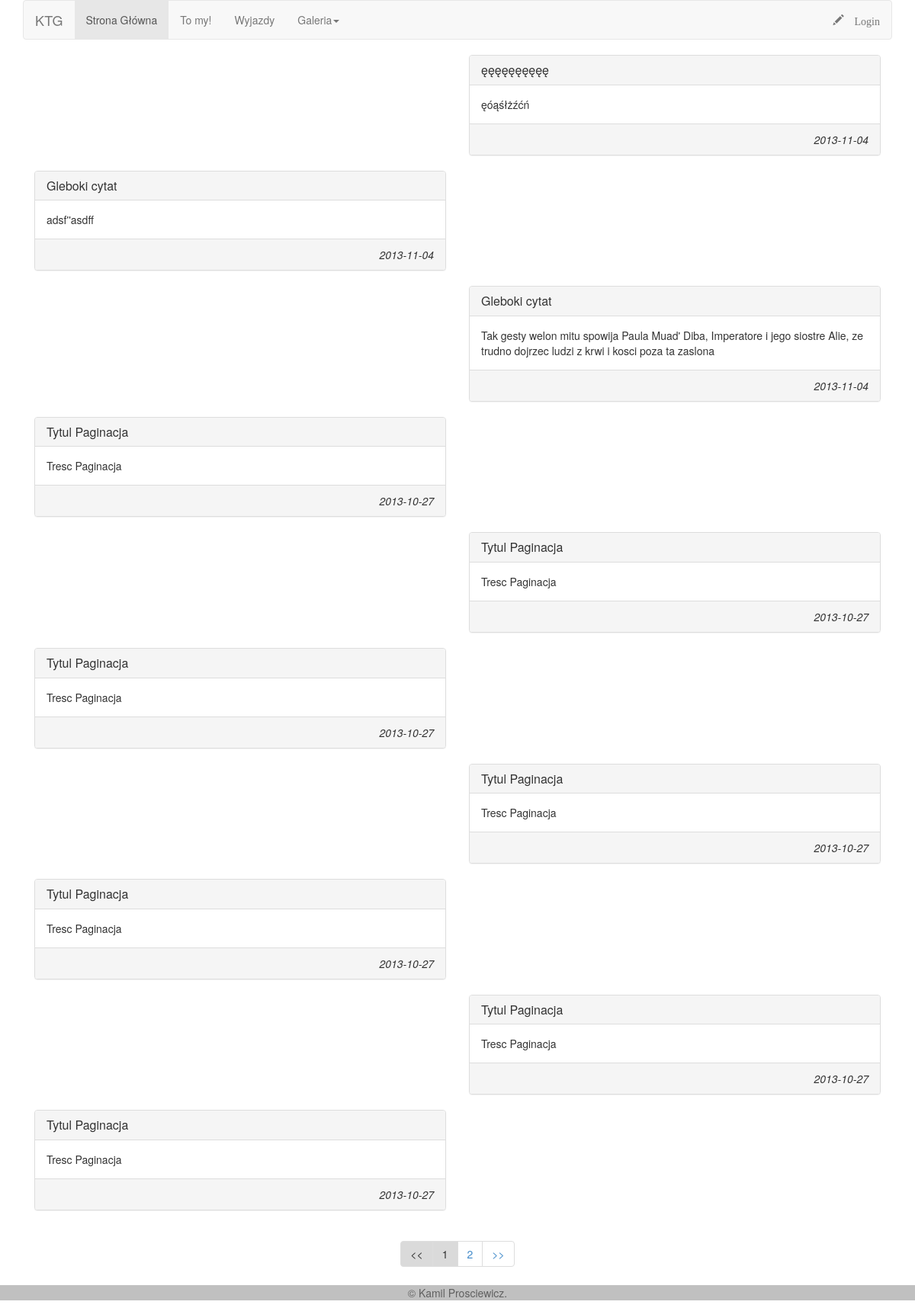
The page / on the database its author committed.
### tables this page shows
CREATE TABLE IF NOT EXISTS `posts` (
  `id` int(10) unsigned NOT NULL AUTO_INCREMENT,
  `tytul` text NOT NULL,
  `tresc` text NOT NULL,
  `created` date NOT NULL,
  PRIMARY KEY (`id`)
);

### index.php (the view, shortened to what this page needs)
<?php
require 'dbConn.inc.php';
?>
<!DOCTYPE html>
<html lang="en">
  <head>
    <link href="bootstrap/dist/css/bootstrap.css" rel="stylesheet">
    <link href="style.css" rel="stylesheet">
  </head>
  <body>
    <div class="container">
    <?php require 'header.php'; ?>
	<?php
	$tbl_name="posts";
	$adjacents = 2;
	$zapytanie = $pdo->query("SELECT * FROM posts");
    $total_pages = $zapytanie->rowCount();
	$targetpage = "index.php";
	$limit = 10;
	$page = $_GET['page'];
	if($page)
		$start = ($page - 1) * $limit;
	else
		$start = 0;
	$posts = $pdo->query("SELECT * FROM $tbl_name ORDER BY id DESC LIMIT $start, $limit");
	$prev = $page - 1;
	$next = $page + 1;
	$lastpage = ceil($total_pages/$limit);
	$pagination = "";
	if($lastpage > 1)
	{
		$pagination .= "<ul class=\"pagination\">";
		if ($page > 1)
			$pagination.= "<li><a href=\"$targetpage?page=$prev\"> << </a></li>";
		else
			$pagination.= "<li><span class=\"disabled\"> << </span></li>";
		if ($lastpage < 7 + ($adjacents * 2))
		{
			for ($counter = 1; $counter <= $lastpage; $counter++)
			{
				if ($counter == $page)
					$pagination.= "<li><span class=\"current\">$counter</span></li>";
				else
					$pagination.= "<li><a href=\"$targetpage?page=$counter\">$counter</a></li>";
			}
		}
		if ($page < $counter - 1)
			$pagination.= "<li><a href=\"$targetpage?page=$next\"> >> </a></li>";
		else
			$pagination.= "<li><span class=\"disabled\"> >> </span></li>";
		$pagination.= "</ul>\n";
	}
?>
	<?php
		$licznik = 0;
		foreach($posts->fetchAll() as $row){
	            echo '<div id = "row">';
	            if ($licznik%2==1) {
	              echo '<div class="col-md-6">';
	            }else{
	              echo '<div class="col-md-6 col-md-offset-6">';
	            }
	            echo '<div class="panel panel-default">';
	            echo  '<div class="panel-heading">';
	            echo   '<h3 class="panel-title">'.stripslashes($row['tytul']).'</h3>';
	            echo  '</div>';
	            echo  '<div class="panel-body">';
	            echo    stripslashes($row['tresc'].'<br>');
	            echo  '</div>';
	            echo  '<div class="panel-footer">';
	            echo    '<div class = "created"><i>'.$row['created'].'</i></div>';
	            echo  '</div>';
	            echo  '</div>';
	            echo  '</div>';
	            echo '</div>';
	            $licznik++;
	        }
	?>
</div>
	<?php echo '<center>'.$pagination.'</center>'; ?>
    <?php require 'footer.php'; ?>
  </body>
</html>

### style.css (style rules this page uses)
* { margin: 0; padding: 0; }
.pagination > li > a.disabled, .pagination > li > span.disabled, .pagination > li > a.current, .pagination > li > span.current { background-color: #DADADA; }
.pagination { position:relative; }
.created { text-align: right; }

### rows shown on the page
posts: tytul "ęęęęęęęęęę", tresc "ęóąśłżźćń", created "2013-11-04"
posts: tytul "Gleboki cytat", tresc "adsf''asdff", created "2013-11-04"
posts: tytul "Gleboki cytat", tresc "Tak gesty welon mitu spowija Paula Muad' Diba, Imperatore i jego siostre Alie, ze trudno dojrzec ludzi z krwi i kosci poza ta zaslona", created "2013-11-04"
posts: tytul "Tytul Paginacja", tresc "Tresc Paginacja", created "2013-10-27"
posts: tytul "Tytul Paginacja", tresc "Tresc Paginacja", created "2013-10-27"
posts: tytul "Tytul Paginacja", tresc "Tresc Paginacja", created "2013-10-27"
posts: tytul "Tytul Paginacja", tresc "Tresc Paginacja", created "2013-10-27"
posts: tytul "Tytul Paginacja", tresc "Tresc Paginacja", created "2013-10-27"
posts: tytul "Tytul Paginacja", tresc "Tresc Paginacja", created "2013-10-27"
posts: tytul "Tytul Paginacja", tresc "Tresc Paginacja", created "2013-10-27"
